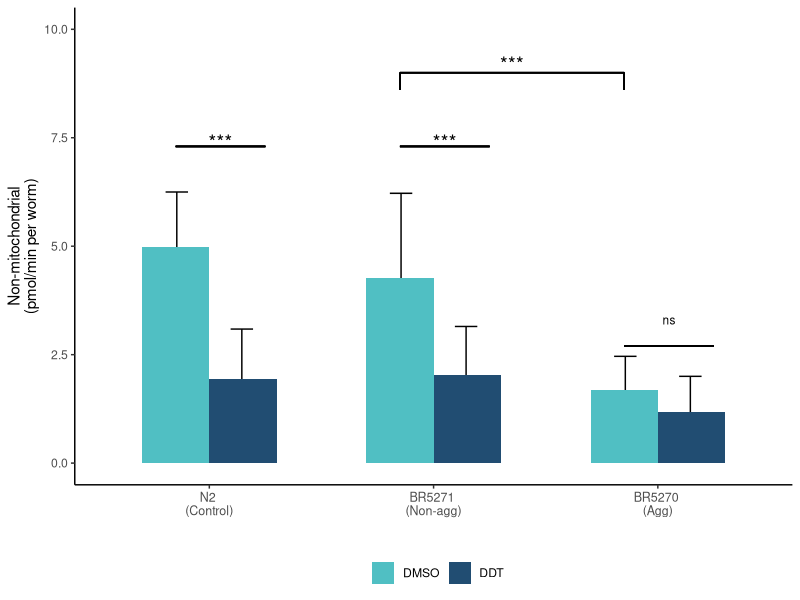
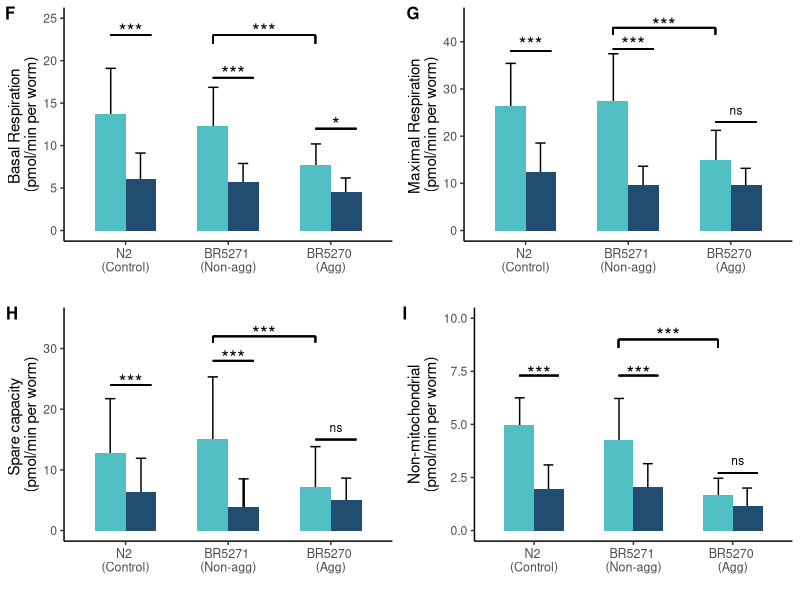
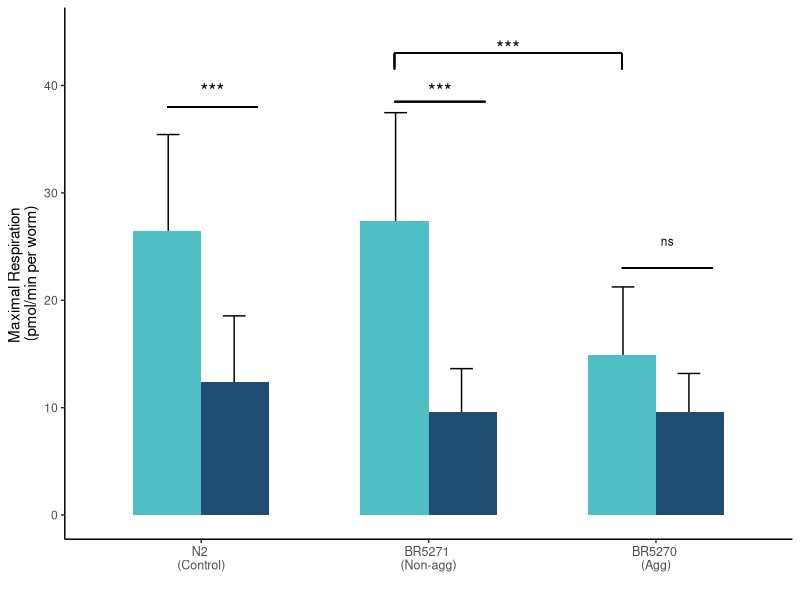
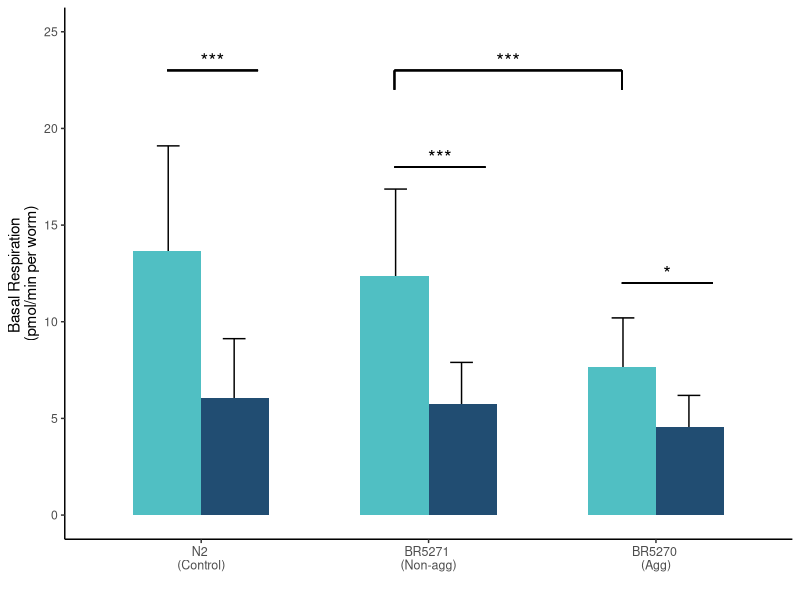
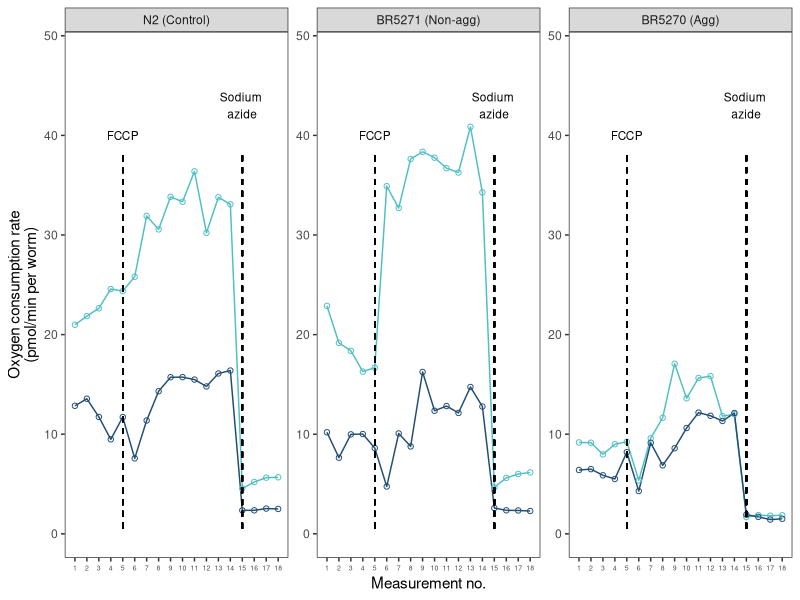
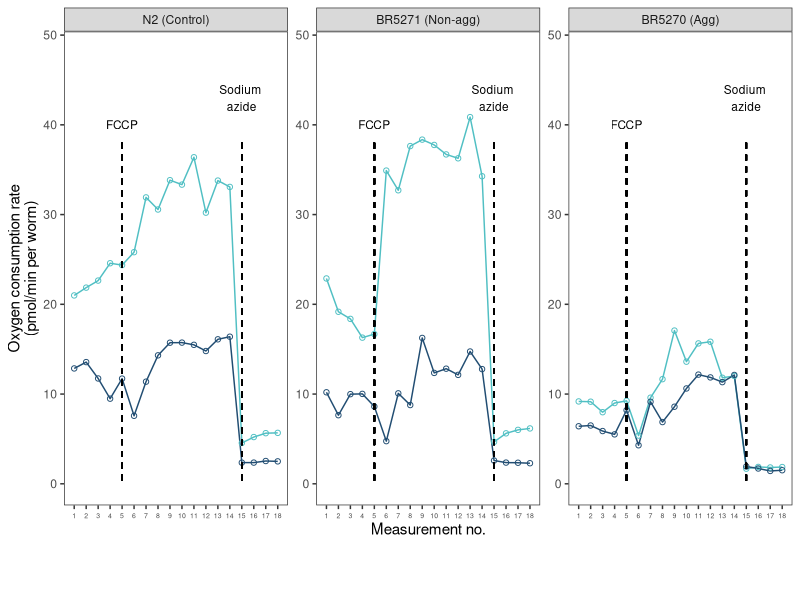
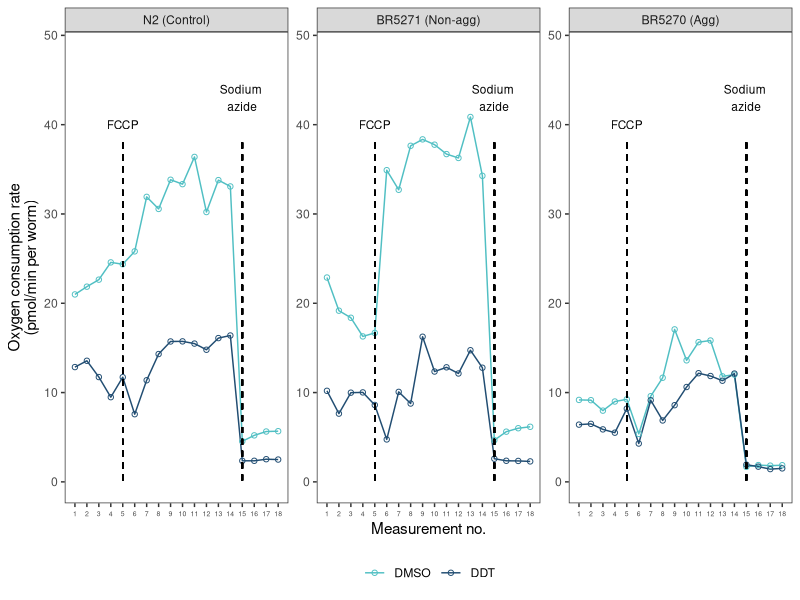
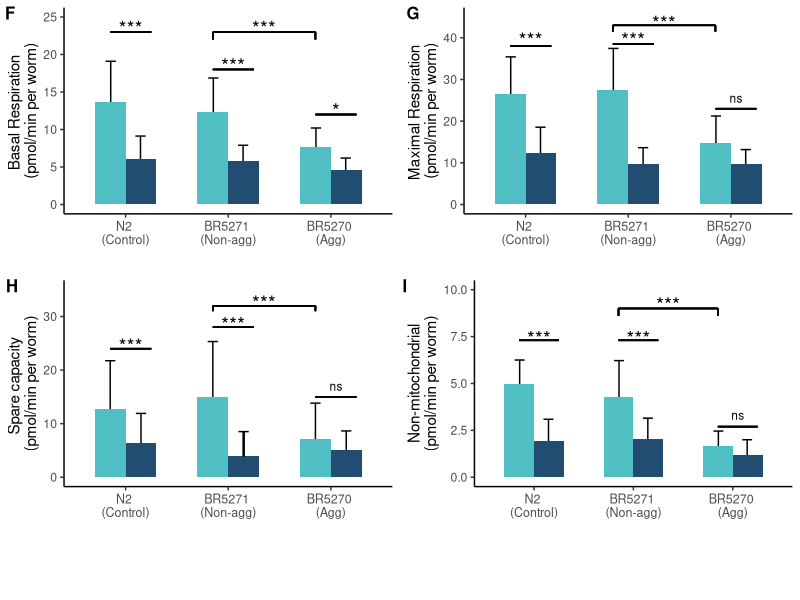

The R script that drew these images, in order:
#####################
# Analysis of mitochondrial function data across 5 different runs
#####################
# SETUP
library(tidyverse)
library(ggpubr)
library(cowplot)

# Call in cleaned data
resp <- read_tsv("mitochondrial_function/data/raw_data.txt") %>% 
    group_by(strain, treatment) %>% 
    summarise(mito.mean = mean(mito), mito.sd = sd(mito),
              max.mean = mean(max), max.sd = sd(max),
              azide.mean = mean(azide), azide.sd = sd(azide),
              spare.mean = mean(spare), spare.sd = sd(spare)) %>% 
    ungroup() %>% 
    mutate(gt = case_when(strain == "161" ~ "BR5270",
                          strain == "162" ~ "BR5271",
                          strain == "N2" ~ "N2")) 

resp$gt = factor(resp$gt, levels = c("N2","BR5271","BR5270"))

resp$treatment = factor(resp$treatment, levels = c("DMSO", "DDT"))

# Figures 
# Basal mitochondrial respiration    
mito <- resp %>% 
    ggplot(aes(x = gt, y = mito.mean, fill = treatment))  +
    geom_errorbar(aes(ymax = (mito.mean + mito.sd), ymin = (mito.mean - mito.sd)), position = position_dodge(width = 0.58), width = 0.2) +
    geom_bar(aes(fill = treatment), stat = "identity", position = "dodge", width = 0.6)  +
    scale_fill_manual(values = c( "#50BFC3", "#214D72")) +
    theme_classic() +
    theme(legend.position = "bottom", 
          axis.text.x = element_text(size = 9)) +
    ylab("Basal Respiration \n(pmol/min per worm)") +
    xlab("") +
    ylim(0, 25) +
    guides(fill = guide_legend("")) +
    theme(legend.position = "none") +
    geom_segment(aes(x=2.85, xend=3.25, y=12, yend=12)) +
    annotate("text", x = 3.05, y = 12.5, label = "*", size = 5) +
    geom_segment(aes(x=1.85, xend=2.25, y=18, yend=18)) +
    annotate("text", x = 2.05, y = 18.5, label = "***", size = 5) +
    geom_segment(aes(x=0.85, xend=1.25, y=23, yend=23)) +
    annotate("text", x = 1.05, y = 23.5, label = "***", size = 5) +
    geom_segment(aes(x=1.85, xend=2.85, y=23, yend=23)) +
    geom_segment(aes(x=1.85, xend=1.85, y = 22, yend= 23)) +
    geom_segment(aes(x=2.85, xend=2.85, y=22, yend=23)) +
    annotate("text", x = 2.35, y = 23.5, label = "***", size = 5) +
    scale_x_discrete(labels = c("N2 \n(Control)", "BR5271 \n(Non-agg)", "BR5270 \n(Agg)"))

# Maximal respiration
max <- resp %>% 
    ggplot(aes(x = gt, y = max.mean, fill = treatment))  +
    geom_errorbar(aes(ymax = (max.mean + max.sd), ymin = (max.mean - max.sd)), position = position_dodge(width = 0.58), width = 0.2) +
    geom_bar(aes(fill = treatment), stat = "identity", position = "dodge", width = 0.6)  +
    scale_fill_manual(values = c( "#50BFC3", "#214D72")) +
    theme_classic() +
    theme(legend.position = "bottom", 
          axis.text.x = element_text(size = 9)) +
    ylab("Maximal Respiration \n(pmol/min per worm)") +
    xlab("") +
    ylim(0, 45) +
    guides(fill = guide_legend("")) +
    theme(legend.position = "none") +
    geom_segment(aes(x=1.85, xend=2.25, y=38.5, yend=38.5)) +
    annotate("text", x = 2.05, y = 39.5, label = "***", size = 5) +
    geom_segment(aes(x=0.85, xend=1.25, y=38, yend=38)) +
    annotate("text", x = 1.05, y = 39.5, label = "***", size = 5) +
    geom_segment(aes(x=1.85, xend=2.85, y=43, yend=43)) +
    geom_segment(aes(x=1.85, xend=1.85, y = 41.5, yend = 43)) +
    geom_segment(aes(x=2.85, xend=2.85, y= 41.5, yend= 43)) +
    annotate("text", x = 2.35, y = 43.5, label = "***", size = 5) +
    geom_segment(aes(x=2.85, xend=3.25, y=23, yend=23)) +
    annotate("text", x = 3.05, y = 25.5, label = "ns", size = 3) +
    scale_x_discrete(labels = c("N2 \n(Control)", "BR5271 \n(Non-agg)", "BR5270 \n(Agg)"))

# Spare capacity
spare <- resp %>% 
    ggplot(aes(x = gt, y = spare.mean, fill = treatment))  +
    geom_errorbar(aes(ymax = (spare.mean + spare.sd), ymin = (spare.mean - spare.sd)), position = position_dodge(width = 0.6), width = 0.2) +
    geom_bar(aes(fill = treatment), stat = "identity", position = "dodge", width = 0.6)  +
    scale_fill_manual(values = c( "#50BFC3", "#214D72")) +
    theme_classic() +
    theme(legend.position = "bottom", 
          axis.text.x = element_text(size = 9)) +
    ylab("Spare capacity \n(pmol/min per worm)") +
    xlab("") +
    ylim(0, 35) +
    guides(fill = guide_legend("")) +
    theme(legend.position = "none") +
    geom_segment(aes(x=1.85, xend=2.25, y=28, yend=28)) +
    annotate("text", x = 2.05, y = 28.5, label = "***", size = 5) +
    geom_segment(aes(x=0.85, xend=1.25, y=24, yend=24)) +
    annotate("text", x = 1.05, y = 24.5, label = "***", size = 5) +
    geom_segment(aes(x=1.85, xend=2.85, y=32, yend=32)) +
    geom_segment(aes(x=1.85, xend=1.85, y = 31, yend=32)) +
    geom_segment(aes(x=2.85, xend=2.85, y=31, yend=32)) +
    annotate("text", x = 2.35, y = 32.5, label = "***", size = 5) +
    geom_segment(aes(x=2.85, xend=3.25, y=15, yend=15)) +
    annotate("text", x = 3.05, y = 17, label = "ns", size = 3) +
    geom_segment(aes(x=2.15, xend=2.15, y=3.883473, yend=3.883473+4.630356)) +
    scale_x_discrete(labels = c("N2 \n(Control)", "BR5271 \n(Non-agg)", "BR5270 \n(Agg)")) 

# Non-mitochondrial respiration
azide <- resp %>% 
    ggplot(aes(x = gt, y = azide.mean, fill = treatment))  +
    geom_errorbar(aes(ymax = (azide.mean + azide.sd), ymin = (azide.mean - azide.sd)), position = position_dodge(width = 0.58), width = 0.2) +
    geom_bar(aes(fill = treatment), stat = "identity", position = "dodge", width = 0.6)  +
    scale_fill_manual(values = c( "#50BFC3", "#214D72")) +
    theme_classic() +
    theme(legend.position = "bottom", 
          axis.text.x = element_text(size = 9)) +
    ylab("Non-mitochondrial\n(pmol/min per worm)") +
    xlab("") +
    ylim(0, 10) +
    guides(fill = guide_legend("")) +
    theme(legend.position = "bottom") +
    geom_segment(aes(x=1.85, xend=2.25, y=7.3, yend=7.3)) +
    annotate("text", x = 2.05, y = 7.4, label = "***", size = 5) +
    geom_segment(aes(x=0.85, xend=1.25, y=7.3, yend=7.3)) +
    annotate("text", x = 1.05, y = 7.4, label = "***", size = 5) +
    geom_segment(aes(x=1.85, xend=2.85, y=9, yend=9)) +
    geom_segment(aes(x=1.85, xend=1.85, y = 8.6, yend=9)) +
    geom_segment(aes(x=2.85, xend=2.85, y = 8.6, yend = 9)) +
    annotate("text", x = 2.35, y = 9.2, label = "***", size = 5) +
    geom_segment(aes(x=2.85, xend=3.25, y=2.7, yend=2.7)) +
    annotate("text", x = 3.05, y = 3.3, label = "ns", size = 3) +
    scale_x_discrete(labels = c("N2 \n(Control)", "BR5271 \n(Non-agg)", "BR5270 \n(Agg)")) 


##### Stats using all wells
all <- read_tsv("mitochondrial_function/data/raw_data.txt")

fit.max.all <- aov(max ~ group + factor(run), data = all)
anova(fit.max.all)
TukeyHSD(fit.max.all, "group")


fit.mito.all <- aov(mito ~ group + factor(run), data = all)
anova(fit.mito.all)
TukeyHSD(fit.mito.all, "group")


fit.azide.all <- aov(azide ~ group + factor(run), data = all)
anova(fit.azide.all)
TukeyHSD(fit.azide.all, "group")


fit.spare.all <- aov(spare ~ group + factor(run), data = all)
anova(fit.spare.all)
TukeyHSD(fit.spare.all, "group")

# Figure of respresentative OCR profile
#Read  in  the ocr file

ocr_raw <- read.table("mitochondrial_function/data/seahorse_08062020_ocr.txt",  header = T,  sep = "\t")

#Extract the wells of interest
wells <- c("B", "C", "D", "E", "F", "G")

ocr <- ocr_raw[grep(paste(wells, collapse="|"), ocr_raw$Well),]

# Worm count
worms <- c(13, 20, 8, 17, 24, 24, 21, 19, 12, 12, 28, 19,
           8, 5, 10, 8, 10, 12, 20, 33, 22, 28, 29, 30,
           15, 11, 5, 12, 12, 4, 13, 27, 21, 21, 32, 6,
           12, 14,13, 10, 6, 22, 35, 13, 19, 7, 5, 4, 
           6, 2, 6, 8, 10, 8, 15, 16, 14, 17, 13, 11,
           17, 11, 11, 9, 7, 4, 14, 22, 15, 10,12, 6)

# extract well ids to create dataframe with worm number data
well_id <- ocr$Well[grep(paste(wells, collapse="|"), ocr$Well)]

wells_worms <- cbind.data.frame(as.character(well_id), (worms))

names(wells_worms) <- c("Well", "no.worms")

ocr_worms <- ocr %>% 
    left_join(wells_worms, by ="Well") %>% 
    select(Measurement, OCR, Group, no.worms, Well) %>%
    mutate(ocr.p.worm = OCR/no.worms) %>%
    filter(no.worms >= 3 & no.worms <=31 ) 

ocr_worms_plot <- ocr_worms %>% 
    group_by(Group, Measurement)%>%
    summarize(mean.ocr.p.worm = mean(ocr.p.worm),  sd.ocr.p.worm = sd(ocr.p.worm),
              count = n()) %>%
    ungroup() %>%
    group_by() %>%
    mutate(group.plot = case_when(Group == "161 Control" ~ "BR5270 DMSO",
                                  Group == "WT Control" ~ "N2 DMSO",
                                  Group == "WT DDT" ~ "N2 DDT",
                                  Group == "mev-1 Control" ~ "mev-1 DMSO",
                                  Group == "161 DDT" ~ "BR5270 DDT",
                                  Group == "mev-1 DDT" ~ "mev-1 DDT",
                                  Group == "162 DDT" ~ "BR5271 DDT",
                                  Group == "162 Control" ~ "BR5271 DMSO")) %>%
    mutate(group.plot = fct_reorder(group.plot, mean.ocr.p.worm, .desc = T)) %>% 
    mutate(treatment = case_when(grepl("DMSO", group.plot) ~ "DMSO",
                                 grepl("DDT", group.plot) ~ "DDT")) %>% 
    mutate(strain = unlist(lapply(str_split(.$group.plot, " "), function(x) x[1])))  %>% 
    filter(strain != "mev-1")

ocr_control_plot <- ocr_worms_plot %>% 
    filter(treatment == "DMSO")

ocr_worms_plot$strain = factor(ocr_worms_plot$strain,  levels  = c("N2", "BR5271", "BR5270"))

ocr_worms_plot$treatment = factor(ocr_worms_plot$treatment,  levels  = c("DMSO", "DDT"))

strain.labs = c("N2 (Control)", "BR5271 (Non-agg)", "BR5270 (Agg)")
names(strain.labs) <- c("N2", "BR5271", "BR5270")

profile <- ggplot(data = ocr_worms_plot, mapping = aes(x = Measurement, y = mean.ocr.p.worm)) + 
    geom_line(aes(color = treatment))+
    #geom_errorbar(aes(ymin = mean.ocr.p.worm - sd.ocr.p.worm, ymax = mean.ocr.p.worm + sd.ocr.p.worm, color = group.plot), 
    # width = 0.2, alpha = 0.45) +
    geom_point(aes(color = treatment), shape = 1) +
    ylim(0, 48) +
    labs(
        x = "Measurement no.",
        y = "Oxygen consumption rate\n(pmol/min per worm)"
    ) +
    scale_linetype_manual(values = c(2,1)) +
    scale_color_manual(values = c("#50BFC3", "#214D72")) +
    annotate("text",x = 5, y = 40, label = "FCCP", size = 3) +
    annotate("text", x = 15, y = 43, label = "Sodium \nazide", size = 3)+
    geom_segment(aes(x=5, xend=5, y=38, yend=0), color = "black", linetype = "dashed")+
    geom_segment(aes(x=15, xend=15, y=38, yend=0), color = "black", linetype = "dashed") +
    scale_x_continuous(breaks = seq(0,18,by=1)) +
    facet_wrap(~strain, nrow = 1, ncol = 3, scales = "free", labeller = labeller(strain = strain.labs)) +
    theme_bw() +
    theme(panel.grid = element_blank()) +
    theme(legend.position = "bottom") +
    theme(legend.title = element_blank(), axis.text.x = element_text(size = 5)) 

# Use cowplot to create a grid of figures for publication

legend_b <- get_legend(
    azide +
        guides(color = guide_legend(nrow = 1)) +
        theme(legend.position = "bottom")
)

legend_p <- get_legend(
    profile +
        guides(color = guide_legend(nrow = 1)) +
        theme(legend.position = "bottom")
)

bottom_row <- plot_grid(mito, max, spare, azide + theme(legend.position="none"), labels = c('F', 'G', "H", "I"), label_size = 12)
row_legend <- plot_grid(bottom_row, legend_b, ncol = 1, rel_heights = c(1, .1))

prof <- profile + theme(legend.position="none")
prof_legend <- plot_grid(prof, legend_p,  ncol = 1, rel_heights = c(1, .1))

seahorse <- plot_grid(prof_legend, row_legend, nrow = 2, rel_heights = c(1.5,3), labels = c("E", ""), label_size = 12)

# To save plot as a pdf
#pdf("mitochondrial_function/figures/ocr_bars.pdf", width = 7.5, height = 10)
#plot_grid(prof_legend, row_legend, nrow = 2, rel_heights = c(1.5,3), labels = c("A", ""), label_size = 12)
#dev.off()

